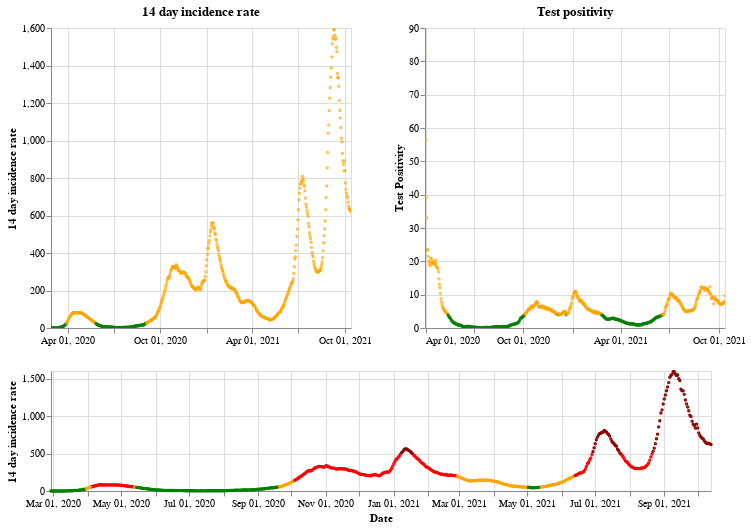

The cell this chart's notebook holds for it:
### Markdown cell above
## Scotland

### Code cell
plot_traffic_light('Scotland')

### Figure 1 — Vega-Lite specification as saved in the notebook (floating-point values rounded to 4 significant figures; data arrays with more than 128 entries replaced by an {"elided": "..."} marker saying what was removed)
{"config": {"view": {"continuousWidth": 400, "continuousHeight": 300}}, "vconcat": [{"hconcat": [{"mark": {"type": "point", "size": 2}, "encoding": {"color": {"condition": {"value": "green", "test": "(datum.twoWeeklyCasesRate <= 25)"}, "value": "orange"}, "tooltip": [{"type": "nominal", "field": "areaName"}, {"type": "temporal", "field": "date"}, {"type": "quantitative", "field": "twoWeeklyCasesRate"}, {"type": "quantitative", "field": "testPositivity"}], "x": {"type": "temporal", "axis": {"title": ""}, "field": "date", "scale": {"domain": {"selection": "DateBrush"}}, "timeUnit": "yearmonthdate"}, "y": {"type": "quantitative", "axis": {"title": "14 day incidence rate"}, "field": "twoWeeklyCasesRate"}}, "title": "14 day incidence rate", "width": 300}, {"mark": {"type": "point", "size": 2}, "encoding": {"color": {"condition": {"value": "green", "test": "(datum.testPositivity <= 4)"}, "value": "orange"}, "tooltip": [{"type": "nominal", "field": "areaName"}, {"type": "temporal", "field": "date"}, {"type": "quantitative", "field": "twoWeeklyCasesRate"}, {"type": "quantitative", "field": "testPositivity"}], "x": {"type": "temporal", "axis": {"title": ""}, "field": "date", "scale": {"domain": {"selection": "DateBrush"}}, "timeUnit": "yearmonthdate"}, "y": {"type": "quantitative", "axis": {"title": "Test Positivity"}, "field": "testPositivity"}}, "title": "Test positivity", "width": 300}]}, {"layer": [{"mark": {"type": "point", "size": 2}, "encoding": {"color": {"condition": {"value": "orange", "test": "(((datum.testPositivity < 4) && (datum.twoWeeklyCasesRate >= 50)) && (datum.twoWeeklyCasesRate < 200))"}, "value": "red"}, "opacity": {"condition": {"value": 1, "test": "((datum.twoWeeklyCasesRate >= 50) && (datum.twoWeeklyCasesRate < 500))"}, "value": 0}, "tooltip": [{"type": "nominal", "field": "areaName"}, {"type": "temporal", "field": "date"}, {"type": "quantitative", "field": "twoWeeklyCasesRate"}, {"type": "quantitative", "field": "testPositivity"}], "x": {"type": "temporal", "axis": {"title": "Date"}, "field": "date", "timeUnit": "yearmonthdate"}, "y": {"type": "quantitative", "axis": {"title": "14 day incidence rate"}, "field": "twoWeeklyCasesRate"}}, "selection": {"DateBrush": {"type": "interval", "encodings": ["x"], "fields": ["Time"]}}}, {"mark": {"type": "point", "size": 2}, "encoding": {"color": {"value": "darkred"}, "opacity": {"condition": {"value": 1, "test": "(datum.twoWeeklyCasesRate >= 500)"}, "value": 0}, "tooltip": [{"type": "nominal", "field": "areaName"}, {"type": "temporal", "field": "date"}, {"type": "quantitative", "field": "twoWeeklyCasesRate"}, {"type": "quantitative", "field": "testPositivity"}], "x": {"type": "temporal", "axis": {"title": "Date"}, "field": "date", "timeUnit": "yearmonthdate"}, "y": {"type": "quantitative", "axis": {"title": "14 day incidence rate"}, "field": "twoWeeklyCasesRate"}}}, {"mark": {"type": "point", "size": 2}, "encoding": {"color": {"condition": {"value": "green", "test": "((datum.testPositivity < 4) && (datum.twoWeeklyCasesRate < 50))"}, "value": "orange"}, "opacity": {"condition": {"value": 1, "test": "(datum.twoWeeklyCasesRate < 50)"}, "value": 0}, "tooltip": [{"type": "nominal", "field": "areaName"}, {"type": "temporal", "field": "date"}, {"type": "quantitative", "field": "twoWeeklyCasesRate"}, {"type": "quantitative", "field": "testPositivity"}], "x": {"type": "temporal", "axis": {"title": "Date"}, "field": "date", "timeUnit": "yearmonthdate"}, "y": {"type": "quantitative", "axis": {"title": "14 day incidence rate"}, "field": "twoWeeklyCasesRate"}}}], "height": 120, "width": 660}], "data": {"name": "data-7e66a3ea188bafd673479ce019631aa8"}, "$schema": "https://vega.github.io/schema/vega-lite/v4.8.1.json", "datasets": {"data-7e66a3ea188bafd673479ce019631aa8": {"elided": "594 records"}}}
